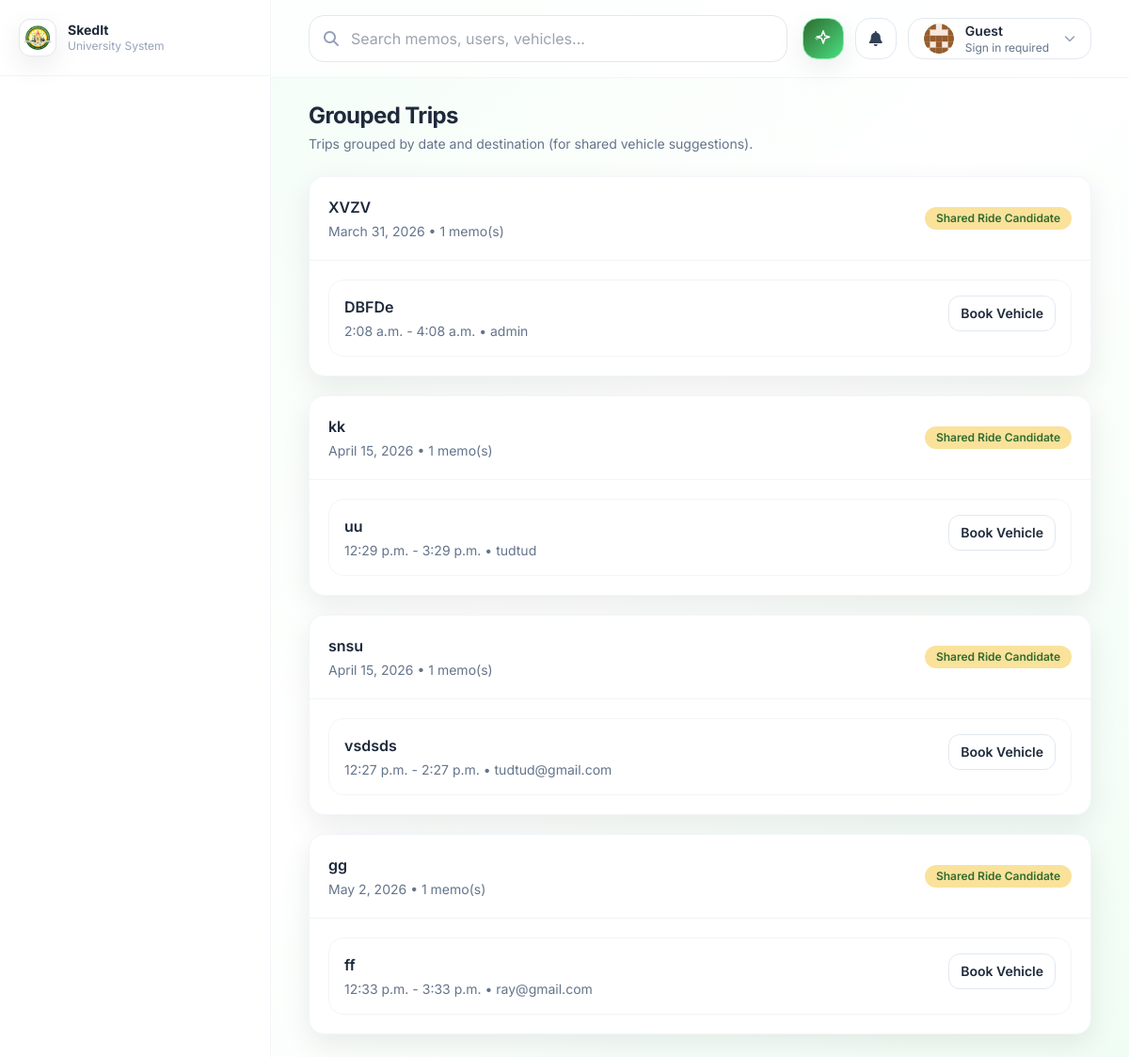
Page /resources/trips/ on the earlier database version.
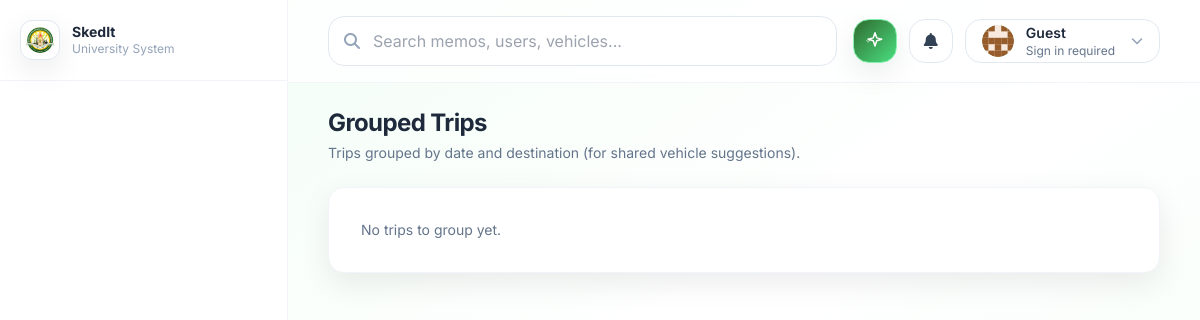
Same page on the later database version.
### memos/models.py (models this page shows, shortened)
class Memo(models.Model):
    class Priority(models.TextChoices):
        LOW = "low", "Low"
        MEDIUM = "medium", "Medium"
        HIGH = "high", "High"
    class Status(models.TextChoices):
        DRAFT = "draft", "Draft"
        PENDING = "pending", "Pending"
        APPROVED = "approved", "Approved"
        REJECTED = "rejected", "Rejected"
        DELEGATED = "delegated", "Delegated"
        CONFLICT = "conflict", "Conflict"
    class Category(models.TextChoices):
        UNIVERSITY = "university", "University-wide"
        DEPARTMENT = "department", "Departmental"
        PERSONAL = "personal", "Personal/Individual"
    title = models.CharField(max_length=200)
    description = models.TextField(blank=True)
    created_by = models.ForeignKey(
        settings.AUTH_USER_MODEL,
        on_delete=models.SET_NULL,
        null=True,
        blank=True,
        related_name="created_memos",
    )
    assigned_user = models.ForeignKey(
        settings.AUTH_USER_MODEL, on_delete=models.CASCADE, related_name="memos"
    )
    date = models.DateField()
    start_time = models.TimeField()
    end_time = models.TimeField()
    venue = models.CharField(max_length=255, blank=True)
    destination = models.CharField(max_length=255, blank=True)
    priority = models.CharField(max_length=10, choices=Priority.choices, default=Priority.MEDIUM)
    required = models.BooleanField(default=False)
    category = models.CharField(max_length=20, choices=Category.choices, default=Category.DEPARTMENT)
    status = models.CharField(max_length=15, choices=Status.choices, default=Status.PENDING)
    delegated_to = models.ForeignKey(
        settings.AUTH_USER_MODEL,
        on_delete=models.SET_NULL,
        null=True,
        blank=True,
        related_name="delegated_memos",
    )
    created_at = models.DateTimeField(default=timezone.now, editable=False)
    updated_at = models.DateTimeField(auto_now=True)
    class Meta:
        ordering = ["-date", "start_time"]
        indexes = [
            models.Index(fields=["assigned_user", "date", "start_time", "end_time"]),
        ]

### resources/views.py (the view)
# urls.py: path("trips/", views.grouped_trips, name="grouped_trips"),
def grouped_trips(request):
    memos = Memo.objects.exclude(destination="").order_by("date", "destination", "start_time")
    grouped = {}
    for m in memos:
        key = (m.date, (m.destination or "").strip().lower())
        grouped.setdefault(key, []).append(m)
    groups = [
        {"date": k[0], "destination": (v[0].destination or "").strip(), "memos": v}
        for k, v in grouped.items()
    ]
    return render(request, "resources/grouped_trips.html", {"groups": groups})

### notifications/context_processors.py (called while the page is built, shortened)
def unread_notifications(request):
    user = getattr(request, "user", None)
    if not user or not getattr(user, "is_authenticated", False):
        return {
            "unread_notifications_count": 0,
            "recent_notifications": [],
        }

### resources/templates/resources/grouped_trips.html (shortened to what this page needs)
{% extends "base.html" %}
{% block content %}
<div class="flex items-center justify-between gap-4">
  <div>
    <h1 class="text-2xl font-bold tracking-tight">Grouped Trips</h1>
    <p class="text-sm text-slate-500 mt-1">Trips grouped by date and destination (for shared vehicle suggestions).</p>
  </div>
</div>
<div class="mt-6 space-y-5">
  {% for g in groups %}
    <div class="rounded-2xl bg-white border border-slate-100 shadow-soft overflow-hidden">
      <div class="p-5 border-b border-slate-100 flex items-center justify-between">
        <div>
          <div class="font-semibold">{{ g.destination }}</div>
          <div class="text-sm text-slate-500 mt-1">{{ g.date }} • {{ g.memos|length }} memo(s)</div>
        </div>
        <span class="px-3 py-1 rounded-full text-xs font-semibold bg-uniGold/40 text-uniGreen">Shared Ride Candidate</span>
      </div>
      <div class="p-5 space-y-3">
        {% for m in g.memos %}
          <div class="p-4 rounded-2xl border border-slate-100 hover:border-uniGold/60 hover:bg-green-50/40 transition">
            <div class="flex items-start justify-between gap-4">
              <div>
                <div class="font-semibold">{{ m.title }}</div>
                <div class="text-sm text-slate-500 mt-1">{{ m.start_time }} - {{ m.end_time }} • {{ m.assigned_user }}</div>
              </div>
              <a href="{% url 'resources:vehicle_book' m.pk %}" class="px-3 py-2 rounded-xl bg-white border border-slate-200 text-sm font-semibold hover:border-uniGold transition">Book Vehicle</a>
            </div>
          </div>
        {% endfor %}
      </div>
    </div>
  {% empty %}
    <div class="rounded-2xl bg-white border border-slate-100 shadow-soft p-8 text-sm text-slate-500">No trips to group yet.</div>
  {% endfor %}
</div>
{% endblock %}

Differences in the rows shown:
removed Memo: destination "XVZV", date "March 31, 2026", title "DBFDe", start_time "2:08 a.m.", end_time "4:08 a.m.", assigned_user "admin"
removed Memo: destination "kk", date "April 15, 2026", title "uu", start_time "12:29 p.m.", end_time "3:29 p.m.", assigned_user "tudtud"
removed Memo: destination "snsu", date "April 15, 2026", title "vsdsds", start_time "12:27 p.m.", end_time "2:27 p.m.", assigned_user "tudtud@gmail.com"
removed Memo: destination "gg", date "May 2, 2026", title "ff", start_time "12:33 p.m.", end_time "3:33 p.m.", assigned_user "ray@gmail.com"
Other differences:
text now shown: "No trips to group yet."
list line gone: "• 1 memo(s) Shared Ride Candidate"
